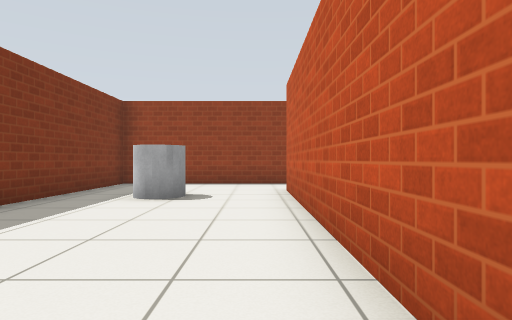
View 1 (above)

15 first-person views from a walk through a robot-simulator world made for Gazebo. The camera is 0.72 m above the floor, looks level and sees 75° across. The floor is counted in squares, 1 m on a side. Each view is taken from the middle of a square. On the plan, view 1 faces up. The plan holds only what a view shows up to about 10 squares ahead; the rest is blank. Simple patterns stand in for the simulator's built-in surfaces.

View 2
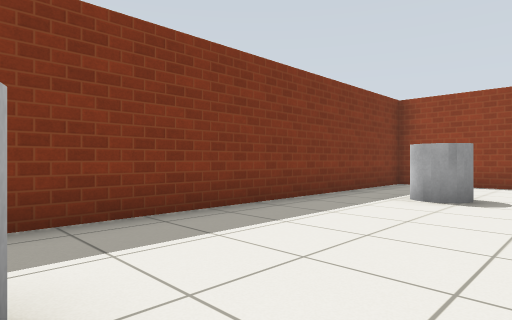

View 3
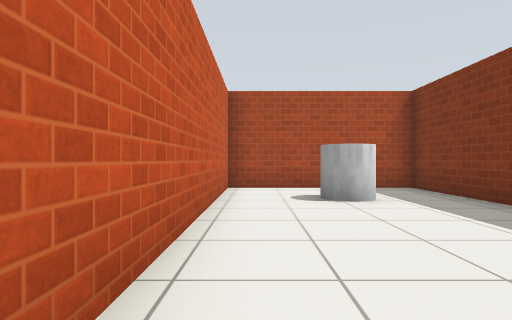

View 4
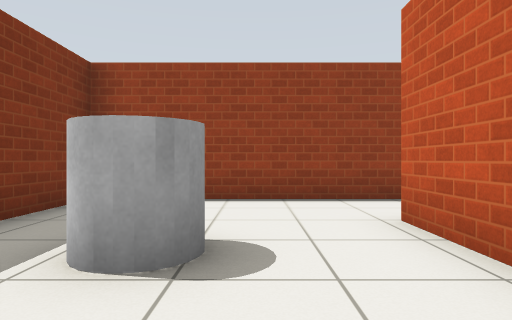

View 5
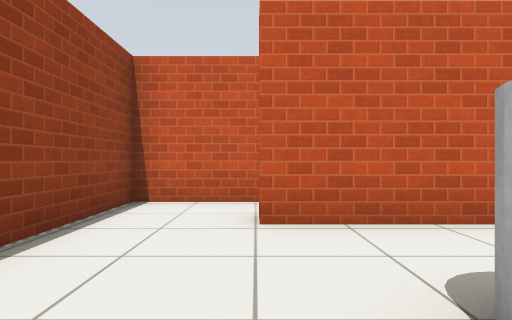

View 6
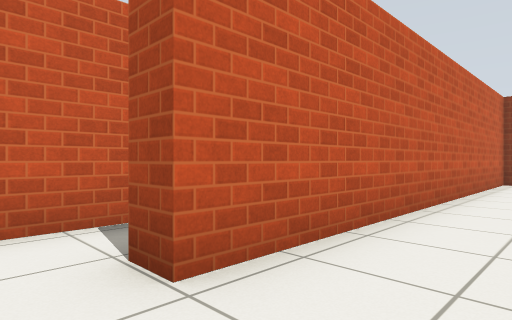

View 7
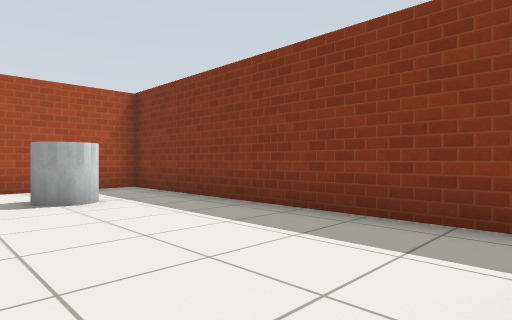

View 8
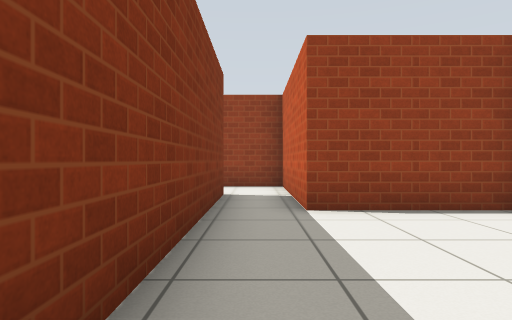

View 9
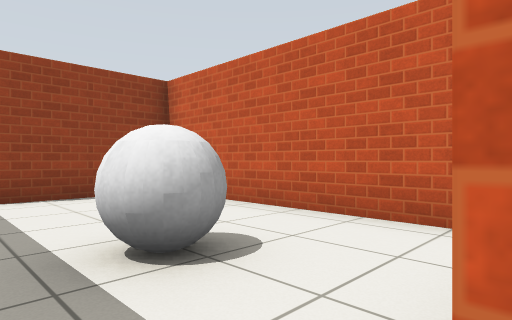

View 10
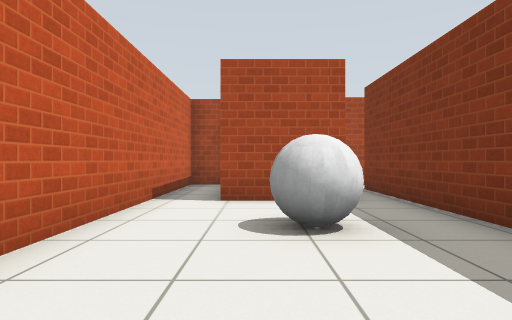

View 11
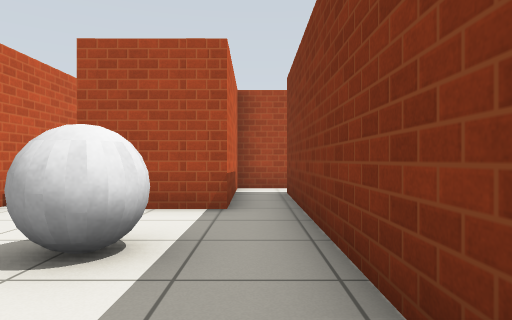

View 12
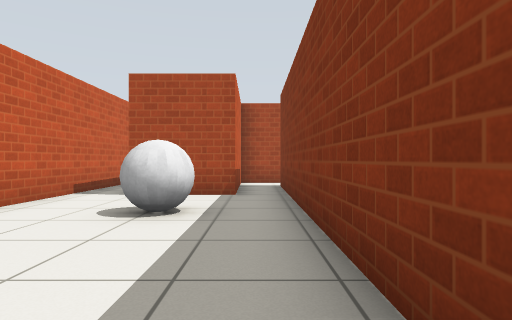

View 13
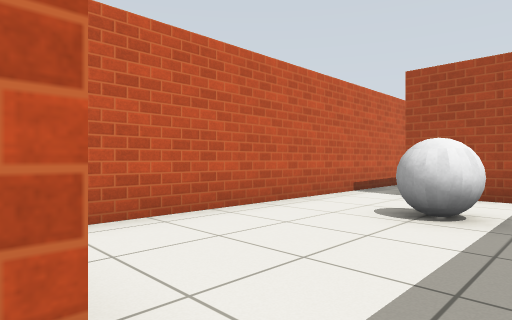

View 14
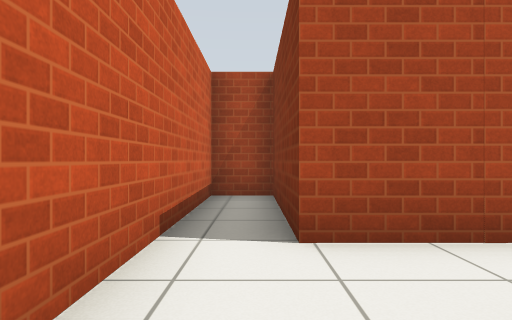

View 15
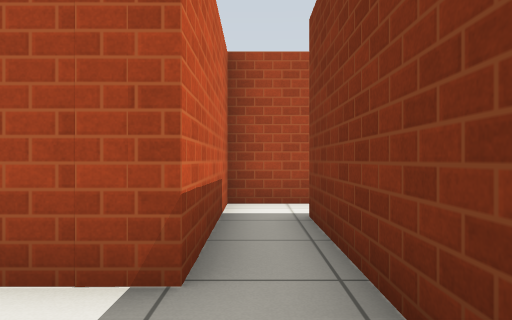

### Floor plan
Points are (right, up) in squares from view 1. A wall is a line through its corners. A room is listed if a view was taken in it or the views show most of it. See-through windows are left out.
Room 1 (views 1, 2, 3, 4, 5, 6, 7)
walls: (1.5, 10.1) (-4, 10.1) (-4, -2.6) (0.7, -2.6) (0.7, 8) (1.3, 8)
ways out: opening at (1, 8.5) to room 4
objects: grey cylinder (-2, -1) to (-1, 0); grey cylinder (-2, 6) to (-2, 7)
Room 2 (views 8, 10, 11, 12, 13, 14, 15)
walls: (2.4, -0.9) (4.6, -0.9) (4.6, -4.7) (5.9, -4.7) (5.9, 5.8) (2.7, 5.8) (2.7, 7.5); (1.3, 8) (1.3, -0.6)
ways out: opening at (2, -1) to room 3; opening at (2, 6.5) to room 4
objects: grey ball (3, 1) to (4, 2)
Room 3 (view 9)
walls: (0.9, -4.5) (2.5, -4.5) (2.4, -0.9); (1.3, -0.6) (1.3, -3.3)
ways out: opening at (2, -1) to room 2
Room 4 (no view inside)
walls: (2.7, 7.5) (2.7, 10.1) (1.5, 10.1)
ways out: opening at (1, 8.5) to room 1; opening at (2, 6.5) to room 2

Where each view was taken, in squares from view 1:
view 1: 0 up, 0 right, facing up
view 2: 0 up, 0 right, facing up-left
view 3: 6 up, 0 right, facing down
view 4: 4 up, 1 left, facing up
view 5: 8 up, 3 left, facing right
view 6: 9 up, 1 left, facing down-right
view 7: 6 up, 0 right, facing down-left
view 8: 1 up, 2 right, facing up
view 9: 1 down, 2 right, facing up-right
view 10: 5 up, 4 right, facing down
view 11: 4 up, 2 right, facing down
view 12: 6 up, 2 right, facing down
view 13: 6 up, 2 right, facing down-right
view 14: 2 up, 5 right, facing down
view 15: 1 up, 2 right, facing down
